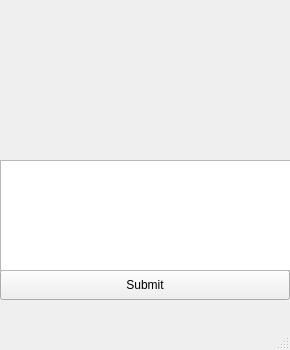
<?xml version="1.0" encoding="UTF-8"?>
<ui version="4.0">
 <class>MainWindow</class>
 <widget class="QMainWindow" name="MainWindow">
  <property name="geometry">
   <rect>
    <x>0</x>
    <y>0</y>
    <width>290</width>
    <height>350</height>
   </rect>
  </property>
  <property name="maximumSize">
   <size>
    <width>290</width>
    <height>350</height>
   </size>
  </property>
  <property name="windowTitle">
   <string>Riley~</string>
  </property>
  <property name="windowIcon">
   <iconset>
    <normaloff>../../../../../Downloads/web/moi/favicon_io/favicon-32x32.png</normaloff>../../../../../Downloads/web/moi/favicon_io/favicon-32x32.png</iconset>
  </property>
  <property name="autoFillBackground">
   <bool>false</bool>
  </property>
  <widget class="QWidget" name="centralwidget">
   <widget class="QLabel" name="label">
    <property name="geometry">
     <rect>
      <x>0</x>
      <y>0</y>
      <width>291</width>
      <height>161</height>
     </rect>
    </property>
    <property name="text">
     <string/>
    </property>
    <property name="pixmap">
     <pixmap>images/cover.png</pixmap>
    </property>
   </widget>
   <widget class="QPushButton" name="pushButton">
    <property name="geometry">
     <rect>
      <x>0</x>
      <y>270</y>
      <width>290</width>
      <height>30</height>
     </rect>
    </property>
    <property name="maximumSize">
     <size>
      <width>290</width>
      <height>30</height>
     </size>
    </property>
    <property name="text">
     <string>Submit</string>
    </property>
   </widget>
   <widget class="QPlainTextEdit" name="plainTextEdit">
    <property name="geometry">
     <rect>
      <x>0</x>
      <y>160</y>
      <width>291</width>
      <height>111</height>
     </rect>
    </property>
   </widget>
  </widget>
  <widget class="QMenuBar" name="menubar">
   <property name="geometry">
    <rect>
     <x>0</x>
     <y>0</y>
     <width>290</width>
     <height>26</height>
    </rect>
   </property>
  </widget>
  <widget class="QStatusBar" name="statusbar"/>
 </widget>
 <resources/>
 <connections/>
</ui>
